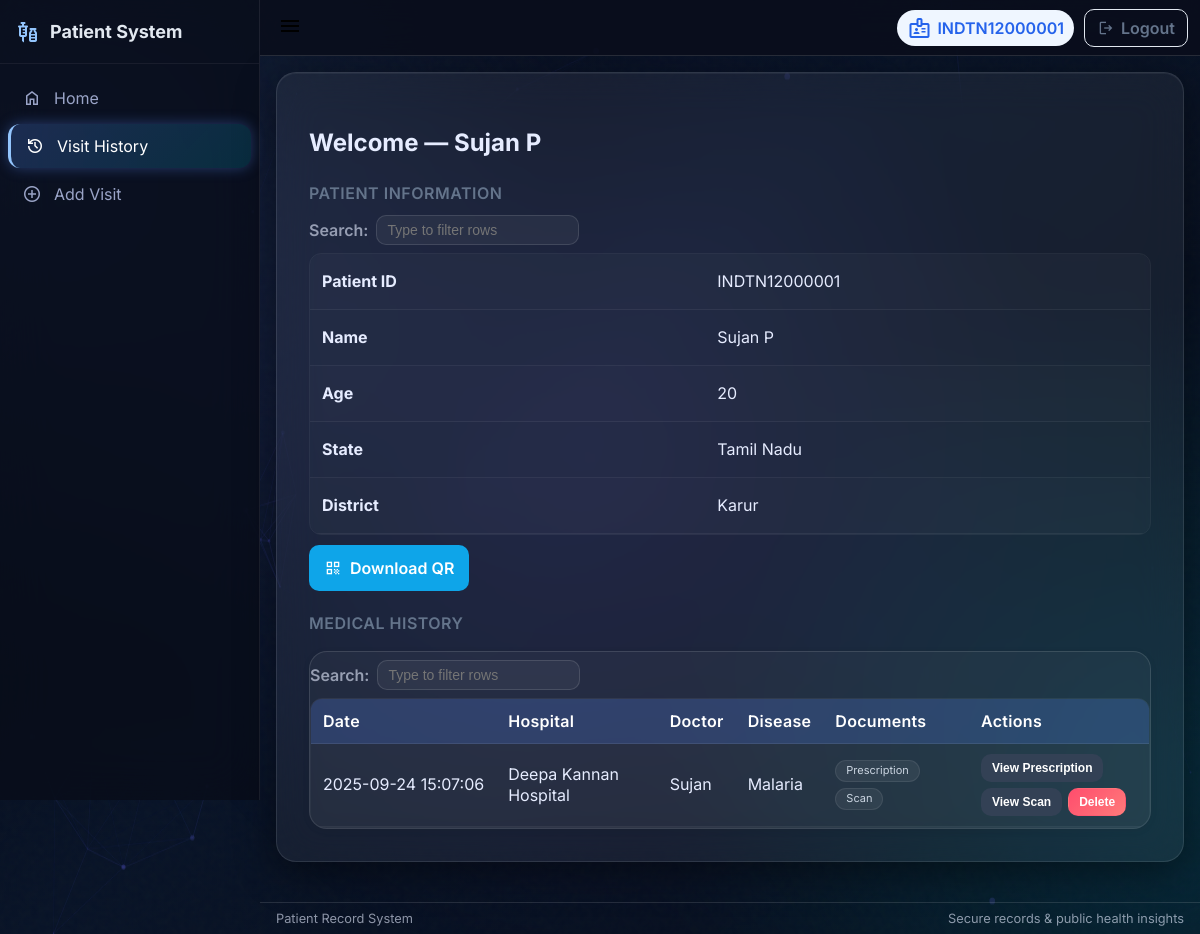
The page /past_visits/INDTN12000001 (signed in) on the database its author committed.
### tables this page shows
CREATE TABLE patients (
                id TEXT PRIMARY KEY,
                name TEXT,
                age INTEGER,
                state TEXT,
                district TEXT,
                password TEXT,
                qr_code BLOB
            );

CREATE TABLE visits (
                visit_id INTEGER PRIMARY KEY AUTOINCREMENT,
                patient_id TEXT,
                hospital TEXT,
                doctor TEXT,
                disease TEXT,
                prescription BLOB,
                scan_doc BLOB,
                timestamp DATETIME DEFAULT CURRENT_TIMESTAMP, location TEXT,
                FOREIGN KEY (patient_id) REFERENCES patients(id)
            );

### utils/patient_routes.py (the view)
@patient_bp.route("/past_visits/<patient_id>", methods=["GET", "POST"], endpoint="past_visits")
@login_required
def past_visits(patient_id: str):
    try:
        if hasattr(current_user, 'role') and current_user.role == "patient" and hasattr(current_user, 'id') and current_user.id != patient_id:
            return ("Unauthorized", 403)
        patient = fetch_patient_by_id(patient_id)
        if not patient:
            return redirect(url_for('public.home'))
        visits = fetch_visits_by_patient_id(patient_id)
        return render_template("past_visits.html", patient=patient, visits=visits)
    except Exception as e:
        logging.error(f"Error accessing past visits for patient {patient_id}: {e}")
        return ("Internal server error", 500)

### templates/past_visits.html (shortened to what this page needs)
{% extends "base.html" %}
{% block content %}
<div class="card">
    <h2>Welcome — {{ patient.name }}</h2>
    <div class="patient-section" style="margin-bottom:20px;">
        <h3
            style="margin:0 0 10px 0; font-size:1rem; color:var(--muted); font-weight:600; text-transform:uppercase; letter-spacing:0.5px;">
            Patient Information</h3>
        <table class="table" style="margin-bottom:10px;">
            <tbody>
                <tr>
                    <td data-label="Field"><strong>Patient ID</strong></td>
                    <td data-label="Value">{{ patient.id }}</td>
                </tr>
                <tr>
                    <td data-label="Field"><strong>Name</strong></td>
                    <td data-label="Value">{{ patient.name }}</td>
                </tr>
                <tr>
                    <td data-label="Field"><strong>Age</strong></td>
                    <td data-label="Value">{{ patient.age }}</td>
                </tr>
                <tr>
                    <td data-label="Field"><strong>State</strong></td>
                    <td data-label="Value">{{ patient.state }}</td>
                </tr>
                <tr>
                    <td data-label="Field"><strong>District</strong></td>
                    <td data-label="Value">{{ patient.district }}</td>
                </tr>
            </tbody>
        </table>
        {% if current_user.is_authenticated and current_user.role == 'patient' and current_user.id == patient.id %}
        <a class="btn btn-secondary" href="{{ url_for('download_qr', patient_id=patient.id) }}">
            <span class="material-symbols-outlined" style="font-size:18px">qr_code</span>
            Download QR
        </a>
        {% endif %}
    </div>
    <div class="visits-section">
        <h3
            style="margin:0 0 12px 0; font-size:1rem; color:var(--muted); font-weight:600; text-transform:uppercase; letter-spacing:0.5px;">
            Medical History</h3>
        {% if visits %}
        <div class="table-section">
            <table class="table">
                <thead>
                    <tr>
                        <th>Date</th>
                        <th>Hospital</th>
                        <th>Doctor</th>
                        <th>Disease</th>
                        <th>Documents</th>
                        <th>Actions</th>
                    </tr>
                </thead>
                <tbody>
                    {% for visit in visits %}
                    <tr>
                        <td data-label="Date">{{ visit.timestamp if visit.timestamp else 'N/A' }}</td>
                        <td data-label="Hospital">{{ visit.hospital }}</td>
                        <td data-label="Doctor">{{ visit.doctor }}</td>
                        <td data-label="Disease">{{ visit.disease }}</td>
                        <td data-label="Documents">
                            <div class="doc-group">
                                {% if visit.prescription %}<span class="doc-pill">Prescription</span>{% endif %}
                                {% if visit.scan_doc %}<span class="doc-pill">Scan</span>{% endif %}
                            </div>
                        </td>
                        <td data-label="Actions">
                            <div style="display:flex; gap:6px; flex-wrap:wrap;">
                                {% if visit.prescription %}
                                <button type="button" onclick="openDocument('{{ visit.visit_id }}', 'prescription')"
                                    class="btn btn-small btn-preview">
                                    View Prescription
                                </button>
                                {% endif %}
                                {% if visit.scan_doc %}
                                <button type="button" onclick="openDocument('{{ visit.visit_id }}', 'scan')"
                                    class="btn btn-small btn-preview">
                                    View Scan
                                </button>
                                {% endif %}
                                {% if current_user.is_authenticated and (current_user.role == 'admin' or current_user.id
                                == patient.id) %}
                                <form method="POST" action="{{ url_for('delete_visit', visit_id=visit.visit_id) }}"
                                    style="display:inline" class="delete-visit-form">
                                    <button type="submit" class="btn btn-small btn-danger"
                                        data-no-loading="1">Delete</button>
                                </form>
                                {% endif %}
                            </div>
                        </td>
                    </tr>
                    {% endfor %}
                </tbody>
            </table>
        </div>
        {% else %}
        <div class="empty-state">
            <span class="material-symbols-outlined">medical_information</span>
            <p>No previous visits found. Add your first visit to get started.</p>
        </div>
        {% endif %}
    </div>
</div>
{% endblock %}

### templates/base.html (shortened to what this page needs)
<!DOCTYPE html>
<html lang="en">
<head>
    <link rel="stylesheet" href="{{ url_for('static', filename='style.css') }}">
    <link rel="stylesheet" href="{{ url_for('static', filename='css/premium-dark.css') }}">
</head>
<body>
    <div id="particles-js"
        style="position: fixed; inset: 0; width: 100%; height: 100%; z-index: -1; pointer-events: none; background: transparent;">
    </div>
    <div class="app">
        <aside class="sidebar" id="sidebar">
            <div class="sidebar-header">
                <span class="brand-icon material-symbols-outlined">vaccines</span>
                <span class="brand-text">Patient System</span>
            </div>
            <nav class="sidebar-nav">
                <a href="{{ url_for('home') }}" class="sidebar-link">
                    <span class="material-symbols-outlined">home</span>
                    <span>Home</span>
                </a>
                {% if current_user.is_authenticated %}
                {% if current_user.role == "admin" %}
                <a href="{{ url_for('filtered_patients') }}" class="sidebar-link">
                    <span class="material-symbols-outlined">filter_list</span>
                    <span>Registered Patients</span>
                </a>
                <a href="{{ url_for('filtered_visits') }}" class="sidebar-link">
                    <span class="material-symbols-outlined">search</span>
                    <span>View Records</span>
                </a>
                <a href="{{ url_for('admin_dashboard') }}" class="sidebar-link">
                    <span class="material-symbols-outlined">monitoring</span>
                    <span>Dashboard</span>
                </a>
                <a href="{{ url_for('view_alerts') }}" class="sidebar-link">
                    <span class="material-symbols-outlined">warning</span>
                    <span>Alerts</span>
                </a>
                <a href="{{ url_for('system_logs') }}" class="sidebar-link">
                    <span class="material-symbols-outlined">receipt_long</span>
                    <span>System Logs</span>
                </a>
                {% elif current_user.role == "patient" %}
                <a href="{{ url_for('past_visits', patient_id=current_user.id) }}" class="sidebar-link">
                    <span class="material-symbols-outlined">history</span>
                    <span>Visit History</span>
                </a>
                <a href="{{ url_for('add_visit', patient_id=current_user.id) }}" class="sidebar-link">
                    <span class="material-symbols-outlined">add_circle</span>
                    <span>Add Visit</span>
                </a>
                {% endif %}
                {% endif %}
            </nav>
        </aside>
        <div class="main">
            <header class="topbar">
                <div class="topbar-left">
                    <button class="sidebar-toggle" id="sidebarToggle" aria-label="Toggle Navigation"
                        aria-expanded="false">
                        <span class="material-symbols-outlined" id="toggleIcon">menu</span>
                    </button>
                </div>
                <div class="topbar-right">
                    {% if current_user.is_authenticated %}
                    <span class="user-chip">
                        <span class="material-symbols-outlined">badge</span>
                        <span class="user-id">{{ current_user.id }}</span>
                    </span>
                    <a href="{{ url_for('logout') }}" class="btn-logout">
                        <span class="material-symbols-outlined" style="font-size:18px">logout</span>
                        <span>Logout</span>
                    </a>
                    {% endif %}
                </div>
            </header>
            <main class="content">
                {% block content %}{% endblock %}
            </main>
            <footer class="footer">
                <div class="container footer-inner">
                    <div class="footer-left">Patient Record System</div>
                    <div class="footer-right">
                        <span>Secure records &amp; public health insights</span>
                    </div>
                </div>
            </footer>
        </div>
    </div>
    <script>
        document.addEventListener('DOMContentLoaded', function () {
            if (window.particlesJS) {
                particlesJS("particles-js", {
                    "particles": {
                        "number": { "value": 50, "density": { "enable": true, "value_area": 800 } },
                        "color": { "value": "#6366f1" },
                        "shape": { "type": "circle" },
                        "opacity": { "value": 0.3, "random": true, "anim": { "enable": true, "speed": 1, "opacity_min": 0.1, "sync": false } },
                        "size": { "value": 3, "random": true, "anim": { "enable": false } },
                        "line_linked": { "enable": true, "distance": 150, "color": "#6366f1", "opacity": 0.15, "width": 1 },
                        "move": { "enable": true, "speed": 1.2, "direction": "top", "random": true, "straight": false, "out_mode": "out", "bounce": false }
                    },
                    "interactivity": {
                        "detect_on": "canvas",
                        "events": { "onhover": { "enable": false }, "onclick": { "enable": false }, "resize": true }
                    },
                    "retina_detect": true
                });
            }
        });
    </script>
</body>
</html>

### rows shown on the page
patients: id "INDTN12000001", name "Sujan P", age "20", state "Tamil Nadu", district "Karur"
visits: timestamp "2025-09-24 15:07:06", hospital "Deepa Kannan Hospital", doctor "Sujan", disease "Malaria", shows "Prescription", shows "Scan"
